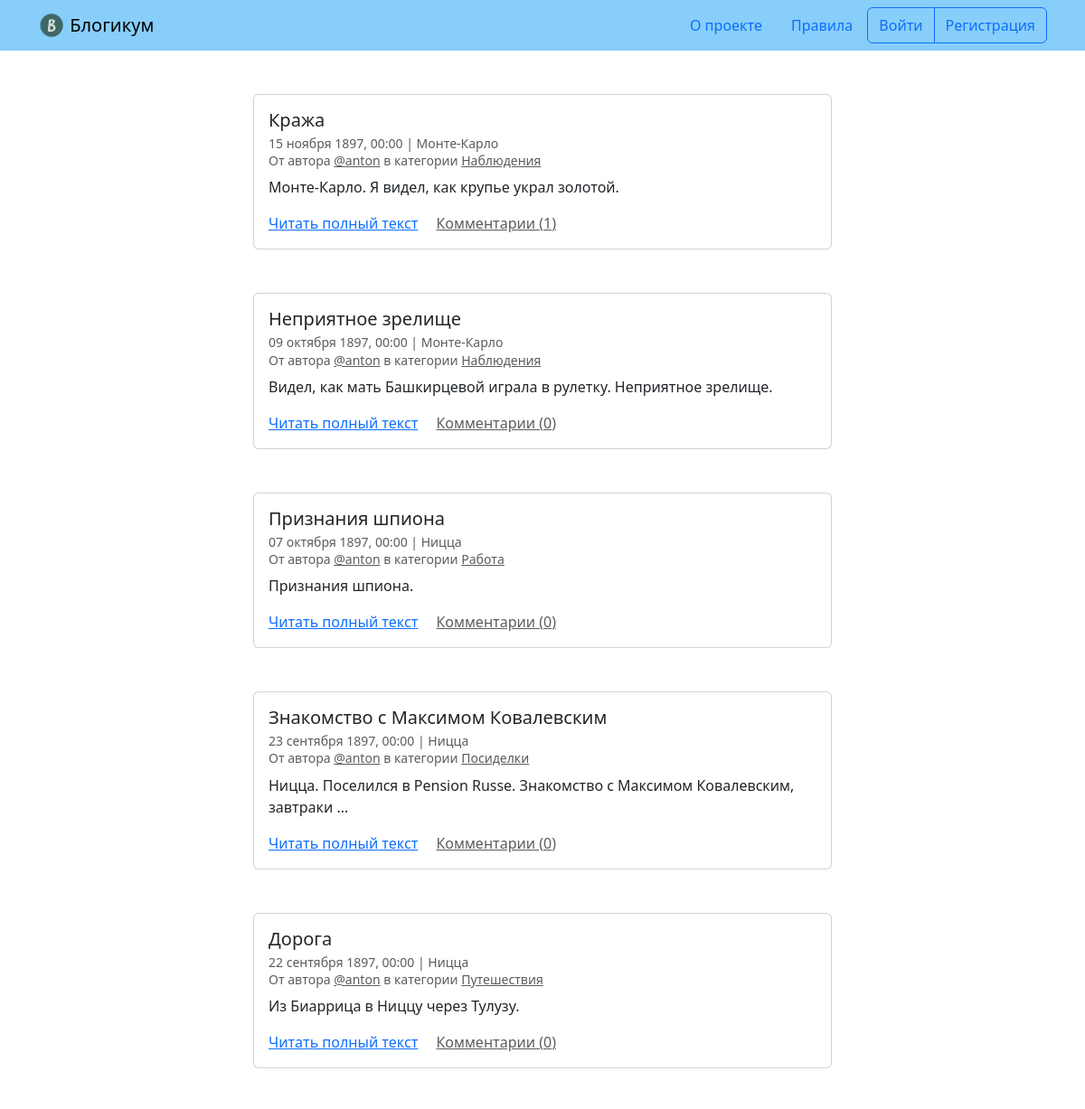
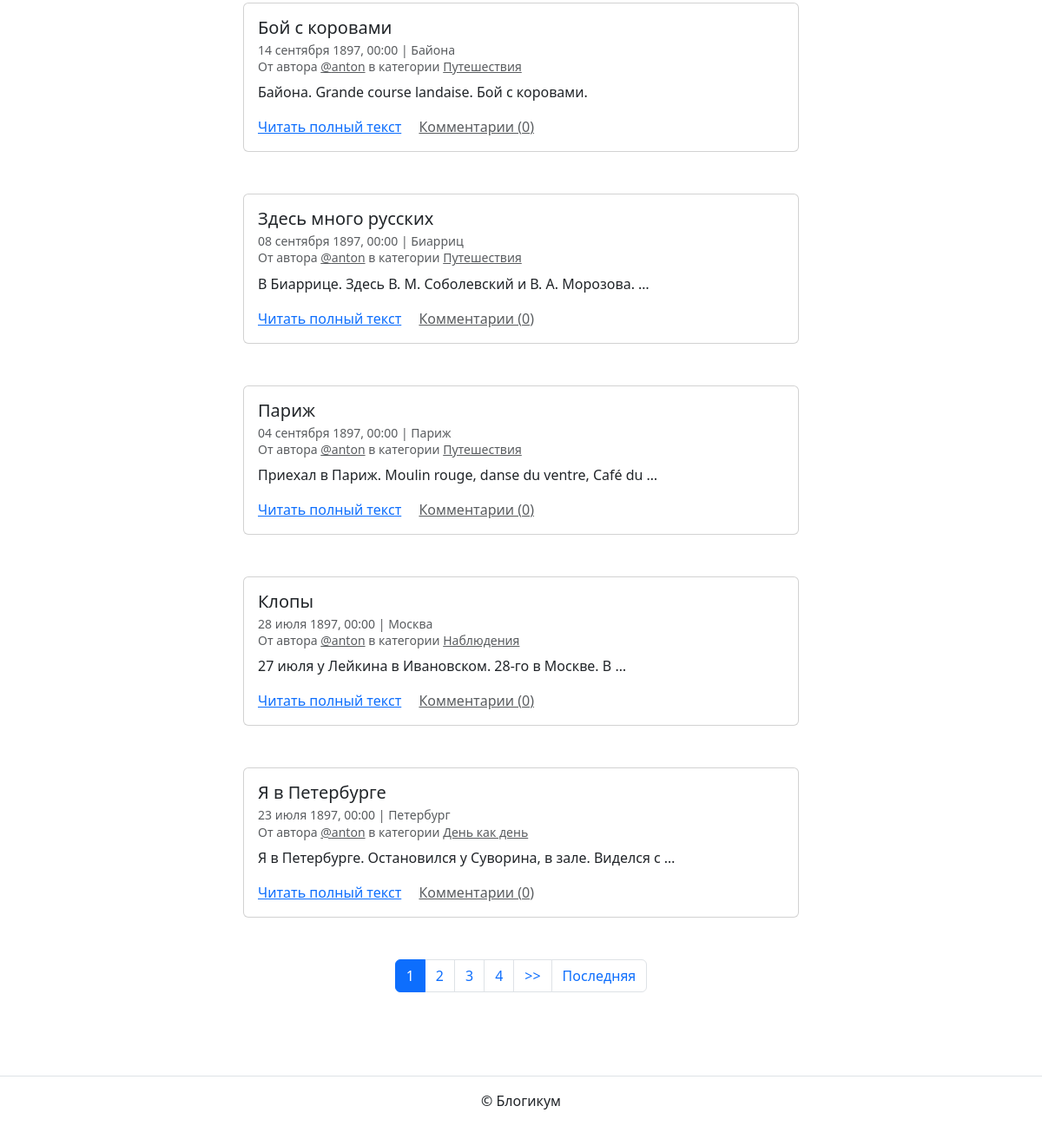
The page / on the database its author committed (2 pictures, top to bottom).
### blog/models.py (models this page shows, shortened)
class Published(models.Model):
    is_published = models.BooleanField(
        default=True,
        verbose_name='Опубликовано',
        help_text='Снимите галочку, чтобы скрыть публикацию.'
    )
    created_at = models.DateTimeField(
        auto_now_add=True,
        verbose_name='Добавлено'
    )
    class Meta:
        abstract = True

class Post(Published):
    title = models.CharField(
        max_length=256,
        verbose_name='Заголовок'
    )
    text = models.TextField(
        verbose_name='Текст'
    )
    pub_date = models.DateTimeField(
        verbose_name='Дата и время публикации',
        help_text=(
            'Если установить дату и время в будущем — можно делать '
            'отложенные публикации.'
        )
    )
    author = models.ForeignKey(
        User,
        on_delete=models.CASCADE,
        verbose_name='Автор публикации'
    )
    location = models.ForeignKey(
        Location,
        on_delete=models.SET_NULL,
        null=True,
        blank=True,
        verbose_name='Местоположение'
    )
    category = models.ForeignKey(
        Category,
        on_delete=models.SET_NULL,
        null=True,
        verbose_name='Категория'
    )
    image = models.ImageField(
        verbose_name='Изображение',
        upload_to='posts_images/',
        blank=True,
        null=True
    )
    class Meta:
        verbose_name = 'публикация'
        verbose_name_plural = 'Публикации'
    objects = models.Manager()
    published = PublishedManager()

class Location(Published):
    name = models.CharField(
        max_length=256,
        verbose_name='Название места'
    )
    class Meta:
        verbose_name = 'местоположение'
        verbose_name_plural = 'Местоположения'
    objects = models.Manager()
    published = PublishedManager()

class Category(Published):
    title = models.CharField(
        max_length=256,
        verbose_name='Заголовок'
    )
    description = models.TextField(
        verbose_name='Описание'
    )
    slug = models.SlugField(
        unique=True,
        verbose_name='Идентификатор',
        help_text=(
            'Идентификатор страницы для URL; разрешены символы латиницы, '
            'цифры, дефис и подчёркивание.'
        )
    )
    class Meta:
        verbose_name = 'категория'
        verbose_name_plural = 'Категории'
    objects = models.Manager()
    published = PublishedManager()

### blog/views.py (the view)
# urls.py: path('', views.index, name='index'),
def index(request):
    template = 'blog/index.html'
    posts = Post.published.annotate(comment_count=Count('comments')).order_by('-pub_date')
    paginator = Paginator(posts, 10)
    page_number = request.GET.get('page')
    page_obj = paginator.get_page(page_number)
    context = {
        'page_obj': page_obj
    }
    return render(request, template, context)

### blog/models.py (called while the page is built)
    def get_queryset(self):
        return super().get_queryset().filter(
            is_published=True,
            category__is_published=True,
            pub_date__lte=timezone.now()
        )

### templates/blog/index.html (shortened to what this page needs)
{% extends "base.html" %}
{% block content %}
  {% for post in page_obj %}
    <article class="mb-5">
      {% include "includes/post_card.html" %}
    </article>
  {% endfor %}
  {% include "includes/paginator.html" %}
{% endblock %}

### templates/includes/post_card.html (shortened to what this page needs)
<div class="col d-flex justify-content-center">
  <div class="card" style="width: 40rem;">
    <div class="card-body">
      <h5 class="card-title">{{ post.title }}</h5>
      <h6 class="card-subtitle mb-2 text-muted">
        <small>
          {{ post.pub_date|date:"d E Y, H:i" }} | {% if post.location and post.location.is_published %}{{ post.location.name }}{% else %}Планета Земля{% endif %}<br>
          От автора <a class="text-muted" href="{% url 'blog:profile' post.author.username %}">@{{ post.author.username }}</a> в
          категории {% include "includes/category_link.html" %}
        </small>
      </h6>
      <p class="card-text">{{ post.text|truncatewords:10 }}</p>
      <a href="{% url 'blog:post_detail' post.id %}" class="card-link">Читать полный текст</a>
      <a href="{% url 'blog:post_detail' post.id %}" class="card-link text-muted">Комментарии ({{ post.comment_count }})</a>
    </div>
  </div>
</div>

### templates/includes/category_link.html
<a class="text-muted" href="{% url 'blog:category_posts' post.category.slug %}">
  {{ post.category.title }}
</a>

### rows shown on the page
Post: title "Кража", pub_date "15 ноября 1897, 00:00", location.name "Монте-Карло", author.username "anton", category "Наблюдения", text "Монте-Карло. Я видел, как крупье украл золотой.", comment_count "1"
Post: title "Неприятное зрелище", pub_date "09 октября 1897, 00:00", location.name "Монте-Карло", author.username "anton", category "Наблюдения", text "Видел, как мать Башкирцевой играла в рулетку. Неприятное зрелище.", comment_count "0"
Post: title "Признания шпиона", pub_date "07 октября 1897, 00:00", location.name "Ницца", author.username "anton", category "Работа", text "Признания шпиона.", comment_count "0"
Post: title "Знакомство с Максимом Ковалевским", pub_date "23 сентября 1897, 00:00", location.name "Ницца", author.username "anton", category "Посиделки", text "Ницца. Поселился в Pension Russe. Знакомство с Максимом Ковалевским, завтраки …", comment_count "0"
Post: title "Дорога", pub_date "22 сентября 1897, 00:00", location.name "Ницца", author.username "anton", category "Путешествия", text "Из Биаррица в Ниццу через Тулузу.", comment_count "0"
Post: title "Бой с коровами", pub_date "14 сентября 1897, 00:00", location.name "Байона", author.username "anton", category "Путешествия", text "Байона. Grande course landaise. Бой с коровами.", comment_count "0"
Post: title "Здесь много русских", pub_date "08 сентября 1897, 00:00", location.name "Биарриц", author.username "anton", category "Путешествия", text "В Биаррице. Здесь В. М. Соболевский и В. А. Морозова. …", comment_count "0"
Post: title "Париж", pub_date "04 сентября 1897, 00:00", location.name "Париж", author.username "anton", category "Путешествия", text "Приехал в Париж. Moulin rouge, danse du ventre, Café du …", comment_count "0"
Post: title "Клопы", pub_date "28 июля 1897, 00:00", location.name "Москва", author.username "anton", category "Наблюдения", text "27 июля у Лейкина в Ивановском. 28-го в Москве. В …", comment_count "0"
Post: title "Я в Петербурге", pub_date "23 июля 1897, 00:00", location.name "Петербург", author.username "anton", category "День как день", text "Я в Петербурге. Остановился у Суворина, в зале. Виделся с …", comment_count "0"

### other values the page prints
{{ i }} "1"
{{ i }} "2" "3" "4"
